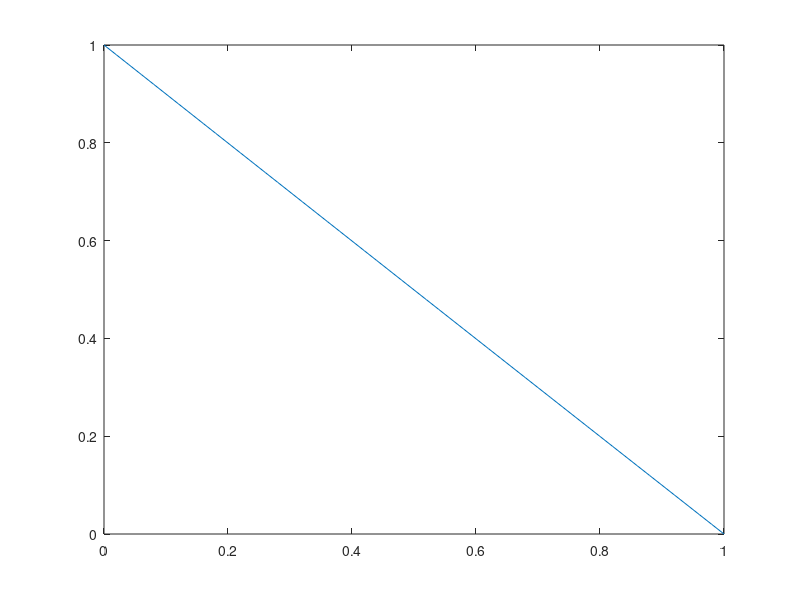

Write the MATLAB code that produced this figure.
%%% Initialize variables
Nz = 50; % Choose the number of length steps
dx = 1.0/Nz; %each length step
dt = 0.01; %Length of each time step in seconds

T = 0*ones([Nz+1,1]);  %Create temperature matrix with Nz+1 rows
                        % Initial guess is that T is 0 everywhere.
time = 0;
x = [0:dx:1];
r = dt/dx^2;
es = 1;
count = 1;
max_count = 150;
temp_num_time = ones([max_count,Nz+1]);

while es>0.00001,
    estimestep = 1;
    Tlaststep = T; %Save the temperature at last time step
    iter =0;
    while estimestep>0.00001,
        iter = iter+1;
        Tlast = T;
        T(1) = 1;  %Set x=0 temperature
        T(end) = 0;  %Set x=0 temperature     
        esT = ones([Nz+1,1]);
        esT(1) = 0;
        esT(end) = 0;
        for i=2:Nz,
            T(i) = (Tlaststep(i) + r*T(i+1) + r*T(i-1))/(1+2*r);
            esT(i) = abs(T(i)-Tlast(i))/T(i);
        end
        estimestep = max(esT);  %Find difference between last two solutions
    end
    time = time + dt;
    %break
    esTS = ones([Nz+1,1]);
    esTS(1) = 0;
    esTS(end) = 0;
    for i=2:Nz,
        esTS(i) = abs(T(i)-Tlaststep(i))/T(i);
    end 
    es = max(esTS);
    temp_num_time(count,:)=T(:);
    count = count +1;
end
plot(x,T)